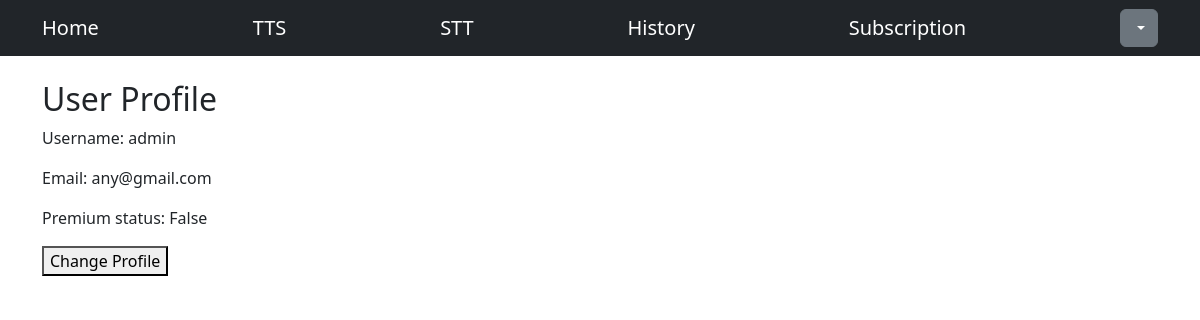
Screenshot of /users/profile/1 (signed in) with the database file from the repository.
### users/models.py (models this page shows, shortened)
class CustomUser(AbstractUser):
    is_premium = models.BooleanField(default=False)
    auth0_id = models.CharField(max_length=64)
    email = models.EmailField(max_length=64)

### users/views.py (the view)
# urls.py: path('profile/<int:pk>', views.UserProfileView.as_view(), name='profile'),
class UserProfileView(View):
    model = CustomUser
    template_name = 'users/profile.html'
    form_class = UserProfileForm
    def get(self, request, *args, **kwargs):
        if request.user.is_authenticated:
            user_profile = CustomUser.objects.get(pk=request.user.pk)
            subscription = user_profile.subscription_set.filter(is_active=True).first()
            messages_for_user = messages.get_messages(request)
            return render(
                request,
                self.template_name,
                {
                    'user_profile': user_profile,
                    'messages_for_user': messages_for_user,
                    'subscription': subscription
                }
            )
        else:
            return redirect(reverse('login'))

### users/templates/users/profile.html (shortened to what this page needs)
{% extends 'users/base.html' %}
{% block content %}
    <section class="container mt-4">
        <h2>User Profile</h2>
        {% if user_profile.username %}
            <p>Username: {{ user_profile.username }}</p>
        {% else %}
            <p>Username:
            <a href="{% url 'edit_profile' %}">Don't have one? Click the message</a>
            </p>
        {% endif %}
        <p>Email: {{ user_profile.email }}</p>
        <p>Premium status: {{ user_profile.is_premium }}</p>
        <a href="{% url 'edit_profile' %}">
            <button type="button">Change Profile</button>
        </a>
    </section>
{% endblock %}

### rows the page displays
CustomUser: username "admin", email "any@gmail.com", is_premium "False"
